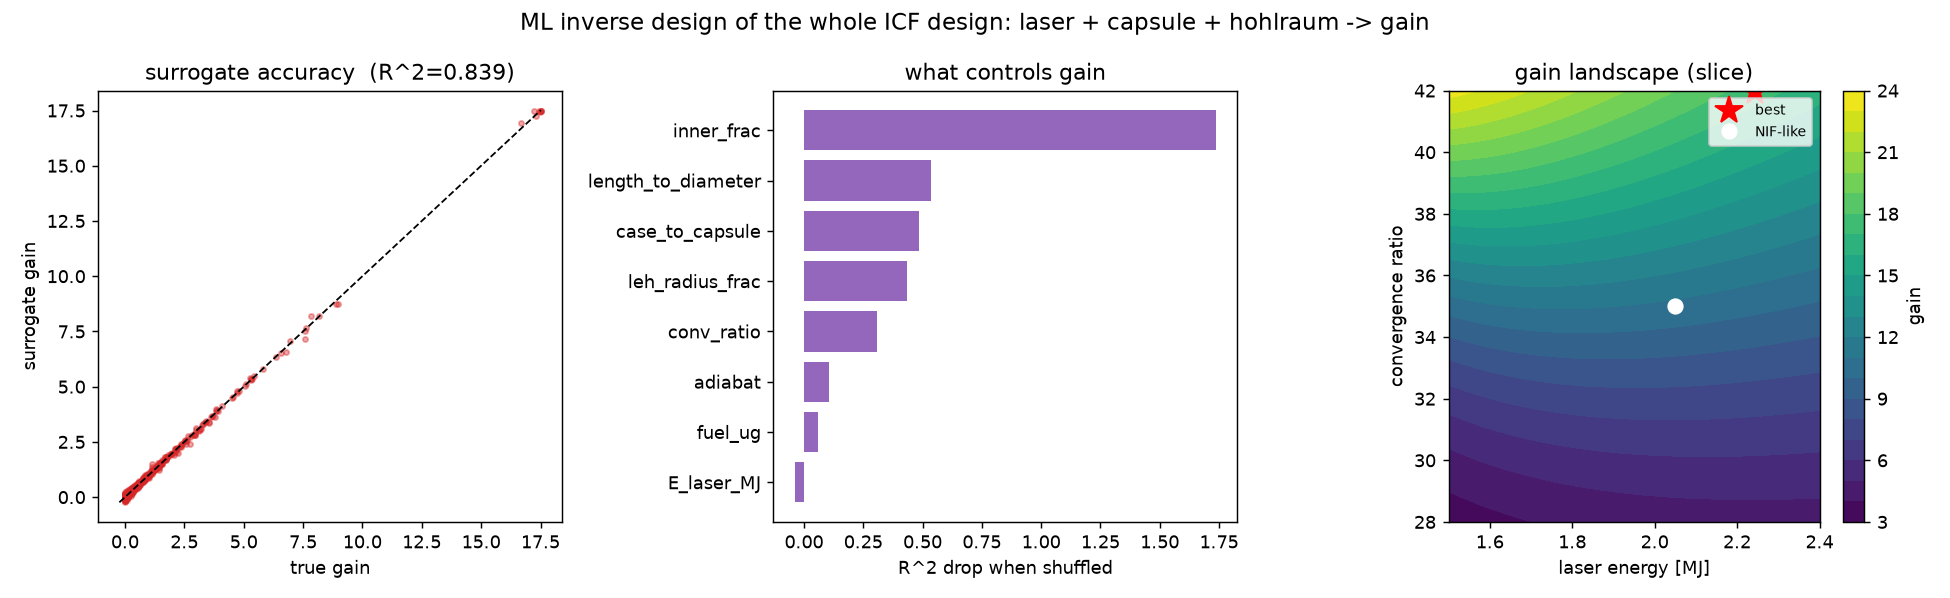

Recreate this plot in Python.
r"""
ML inverse design of the WHOLE ICF design -- laser + capsule + hohlraum -> gain.

The repo's earlier ML phase searched hohlraum *geometry* alone for drive symmetry
(YOC). This one optimizes the full design against the metric fusion actually cares
about -- target gain -- by chaining the two forward models the repo now has:

    laser + capsule  --[ coupled_gain: 1-D-hydro hot-spot T + energy ledger ]--> gain_0
    hohlraum geometry --[ view factor -> convergent RT ]--------------------> YOC (<=1)

    effective gain  =  gain_0 (E_laser, fuel, convergence, adiabat)  x  YOC/YOC_nominal

gain_0 is calibrated to the *real* (already-asymmetric) NIF shot, so YOC enters as a
symmetry factor RELATIVE to the tuned nominal hohlraum -- better symmetry than NIF
lifts gain above gain_0, worse drops it -- rather than a second absolute penalty on
top of the anchor (which would double-count NIF's own asymmetry loss).

That composite f(design) -> gain is a fast, deterministic forward model. We learn a
surrogate for it over the 8-D design space and run the same active-learning loop as
the repo's other ML phase (surrogate optimum -> verify against physics -> refit),
now over the entire design rather than four geometry knobs.

Design variables (bounds):
    E_laser        [1.5, 2.4] MJ     laser energy on target
    fuel_mass      [0.15, 0.30] ug   DT fuel that can burn
    conv_ratio     [28, 42]          implosion convergence (sets ablative rho*R)
    adiabat        [1.6, 2.6]        in-flight adiabat (lower = more compressible)
    case_to_capsule    [2.5, 4.5]    hohlraum radius / capsule radius
    length_to_diameter [1.2, 2.0]    hohlraum aspect ratio
    leh_radius_frac    [0.35, 0.65]  laser-entrance-hole radius / hohlraum radius
    inner_frac         [0.20, 0.80]  inner-vs-outer cone power split

Run:  python3 whole_design_ml.py
Deps: numpy, scipy, scikit-learn  (matplotlib only for the optional figure)
"""

import os
import sys
import importlib.util

import numpy as np
from scipy.stats import qmc
from scipy.optimize import differential_evolution
from sklearn.neural_network import MLPRegressor
from sklearn.preprocessing import StandardScaler
from sklearn.model_selection import train_test_split
from sklearn.metrics import r2_score

# --- coupled gain model (hot-spot T computed by the 1-D hydro) ---
_cg_path = os.path.join(os.path.dirname(__file__), "coupled_gain.py")
_spec = importlib.util.spec_from_file_location("coupled_gain", _cg_path)
cg = importlib.util.module_from_spec(_spec)
_spec.loader.exec_module(cg)

# --- hohlraum symmetry -> YOC (from the Rayleigh-Taylor folder) ---
sys.path.insert(0, os.path.join(os.path.dirname(__file__), "..", "Rayleigh-Taylor"))
from hohlraum_viewfactor import symmetry            # noqa: E402
from hohlraum_asymmetry import build_forward, performance  # noqa: E402

NAMES  = ["E_laser_MJ", "fuel_ug", "conv_ratio", "adiabat",
          "case_to_capsule", "length_to_diameter", "leh_radius_frac", "inner_frac"]
BOUNDS = np.array([[1.5, 2.4], [0.15, 0.30], [28.0, 42.0], [1.6, 2.6],
                   [2.5, 4.5], [1.2, 2.0], [0.35, 0.65], [0.20, 0.80]])
NOMINAL = np.array([2.05, 0.21, 35.0, 2.0, 3.0, 1.5, 0.50, 0.40])   # NIF-like, drive-tuned

_FWD = None       # convergent-RT forward model for the YOC stage (built once)
YOC_REF = None    # YOC at the nominal geometry -- normalizes the symmetry factor to 1


def yoc_of(x):
    """Hohlraum-geometry part of the design vector -> yield-over-clean."""
    a2, a4, a6 = symmetry(x[4], x[5], x[6], x[7])
    yoc, _ = performance(a2, a4, a6, fwd=_FWD)
    return yoc


def forward(x):
    """Whole-design vector -> effective target gain (gain_0 x symmetry factor)."""
    d = cg.Design(E_laser=x[0] * 1e6, fuel_mass=x[1] * 1e-6,
                  conv_ratio=x[2], adiabat=x[3])
    gain0 = cg.evaluate(d)["gain"]
    sym = yoc_of(x) / YOC_REF if YOC_REF else 1.0     # relative to the tuned nominal
    return gain0 * sym


def sample(n, seed=0):
    lo, hi = BOUNDS[:, 0], BOUNDS[:, 1]
    X = qmc.LatinHypercube(d=len(NAMES), seed=seed).random(n) * (hi - lo) + lo
    y = np.array([forward(x) for x in X])
    return X, y


def fit_surrogate(X, y):
    scaler = StandardScaler().fit(X)
    model = MLPRegressor(hidden_layer_sizes=(96, 96), activation="relu",
                         max_iter=6000, random_state=0)
    model.fit(scaler.transform(X), y)
    return model, scaler


def perm_importance(model, scaler, X, y, seed=1):
    rng = np.random.default_rng(seed)
    base = r2_score(y, model.predict(scaler.transform(X)))
    imp = {}
    for j, nm in enumerate(NAMES):
        Xp = X.copy()
        Xp[:, j] = rng.permutation(Xp[:, j])
        imp[nm] = base - r2_score(y, model.predict(scaler.transform(Xp)))
    return imp


def surrogate_optimum(model, scaler):
    res = differential_evolution(
        lambda x: -float(model.predict(scaler.transform(x.reshape(1, -1)))[0]),
        bounds=list(map(tuple, BOUNDS)), seed=0, maxiter=80, tol=1e-6, polish=True)
    return res.x


def main():
    global _FWD, YOC_REF
    print("building convergent-RT forward model (one-time)...")
    _FWD = build_forward()
    YOC_REF = yoc_of(NOMINAL)                 # symmetry-factor normalization

    y_nom = forward(NOMINAL)
    print("=" * 72)
    print("  ML INVERSE DESIGN OF THE WHOLE ICF DESIGN  (maximize target gain)")
    print("     laser + capsule -> coupled_gain ;  hohlraum -> YOC")
    print("=" * 72)
    print(f"  nominal (NIF-like) gain : {y_nom:.3f}   "
          f"(gain_0={cg.evaluate(cg.Design(NOMINAL[0]*1e6, NOMINAL[1]*1e-6, NOMINAL[2], NOMINAL[3]))['gain']:.3f}, "
          f"symmetry factor=1.00 by construction)")
    print("-" * 72)

    # initial design of experiments over the full 8-D space
    X, y = sample(900, seed=0)
    Xtr, Xte, ytr, yte = train_test_split(X, y, test_size=0.25, random_state=0)
    model, scaler = fit_surrogate(Xtr, ytr)
    r2 = r2_score(yte, model.predict(scaler.transform(Xte)))
    print(f"  surrogate trained on {len(Xtr)} designs   test R^2 = {r2:.3f}")

    imp = perm_importance(model, scaler, Xte, yte)
    print("  permutation importance (which design knob controls gain):")
    for nm, v in sorted(imp.items(), key=lambda kv: -kv[1]):
        print(f"    {nm:20s} {v:7.3f}  |{'#'*int(max(0,v)*40)}")
    print("-" * 72)

    # active learning: propose surrogate optimum, verify with physics, refit
    print("  active-learning inverse design:")
    best_x, best_y = NOMINAL.copy(), y_nom
    for rnd in range(1, 9):
        model, scaler = fit_surrogate(X, y)
        x_star = surrogate_optimum(model, scaler)
        y_true = forward(x_star)                       # verify against physics
        X = np.vstack([X, x_star]); y = np.append(y, y_true)
        if y_true > best_y:
            best_x, best_y = x_star, y_true
        y_pred = float(model.predict(scaler.transform(x_star.reshape(1, -1)))[0])
        print(f"    round {rnd}: gain(surrogate)={y_pred:.3f}  "
              f"verified={y_true:.3f}   best={best_y:.3f}")

    print("-" * 72)
    print("  BEST DESIGN FOUND")
    for nm, v in zip(NAMES, best_x):
        print(f"    {nm:20s} {v:.3f}")
    g0_best = cg.evaluate(cg.Design(best_x[0]*1e6, best_x[1]*1e-6, best_x[2], best_x[3]))["gain"]
    sym_best = yoc_of(best_x) / YOC_REF
    print(f"    -> gain_0 = {g0_best:.3f}   x  symmetry factor = {sym_best:.2f}")
    print(f"    -> effective target gain = {best_y:.3f}   "
          f"(nominal {y_nom:.3f}, +{(best_y/y_nom-1)*100:.0f}%)")
    print("=" * 72)
    print("  NOTE: convergence rails high, adiabat rails low, fuel rails high --")
    print("  all raise gain in this reduced model precisely because it has no")
    print("  instability penalty yet. That trade (high convergence / low adiabat")
    print("  = more Rayleigh-Taylor growth) is exactly what Step 3 adds.")
    print("=" * 72)
    return dict(X=X, y=y, model=model, scaler=scaler, best_x=best_x,
                best_y=best_y, y_nom=y_nom, imp=imp, r2=r2)


def make_figure(info, fname="whole_design_ml.png"):
    try:
        import matplotlib.pyplot as plt
    except Exception as e:
        print(f"[figure skipped: matplotlib unavailable -- {e}]")
        return
    X, y = info["X"], info["y"]
    model, scaler = info["model"], info["scaler"]

    fig, ax = plt.subplots(1, 3, figsize=(15, 4.6))

    # (1) surrogate accuracy
    yp = model.predict(scaler.transform(X))
    ax[0].scatter(y, yp, s=8, alpha=0.4, color="tab:red")
    lim = [min(y.min(), yp.min()), max(y.max(), yp.max())]
    ax[0].plot(lim, lim, "k--", lw=1)
    ax[0].set_xlabel("true gain"); ax[0].set_ylabel("surrogate gain")
    ax[0].set_title(f"surrogate accuracy  (R^2={info['r2']:.3f})")

    # (2) permutation importance
    names = list(info["imp"].keys()); vals = [info["imp"][k] for k in names]
    order = np.argsort(vals)
    ax[1].barh([names[i] for i in order], [vals[i] for i in order], color="tab:purple")
    ax[1].set_xlabel("R^2 drop when shuffled")
    ax[1].set_title("what controls gain")

    # (3) gain landscape: laser energy vs convergence at the best hohlraum/capsule
    bx = info["best_x"]
    E = np.linspace(BOUNDS[0, 0], BOUNDS[0, 1], 40)
    C = np.linspace(BOUNDS[2, 0], BOUNDS[2, 1], 40)
    EE, CC = np.meshgrid(E, C)
    Z = np.array([[forward([EE[i, j], bx[1], CC[i, j], bx[3], bx[4], bx[5], bx[6], bx[7]])
                   for j in range(EE.shape[1])] for i in range(EE.shape[0])])
    im = ax[2].contourf(EE, CC, Z, levels=20, cmap="viridis")
    ax[2].plot(bx[0], bx[2], "r*", ms=16, label="best")
    ax[2].plot(NOMINAL[0], NOMINAL[2], "wo", ms=8, label="NIF-like")
    fig.colorbar(im, ax=ax[2], label="gain")
    ax[2].set_xlabel("laser energy [MJ]"); ax[2].set_ylabel("convergence ratio")
    ax[2].set_title("gain landscape (slice)"); ax[2].legend(fontsize=8)

    fig.suptitle("ML inverse design of the whole ICF design: laser + capsule + hohlraum -> gain",
                 fontsize=13)
    fig.tight_layout()
    fig.savefig(fname, dpi=130)
    print(f"Saved figure -> {fname}")


if __name__ == "__main__":
    make_figure(main())

# ----------------------------------------------------------------------------
# NOTES -----------------------------------------------------------------------
# * This closes the repo's arc: every stage-specific model now feeds one
#   design -> gain forward model, and the ML optimizes the whole thing end to end
#   against gain -- with the hot-spot temperature COMPUTED by the 1-D hydro rather
#   than fit (see coupled_gain.py).
# * Several knobs rail to their favorable bounds because the reduced model rewards
#   compression without charging for the instability it costs. Adding that penalty
#   (multimode RT + mix width, robustness to tolerances) is Step 3 -- and it is what
#   turns "max gain" into "max *robust* gain," the number a real program optimizes.
# ----------------------------------------------------------------------------
